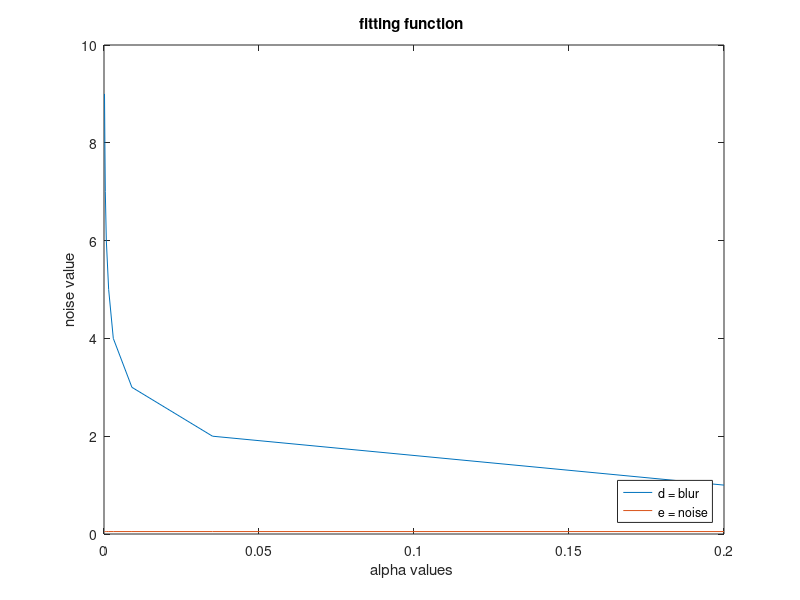

Source code (MATLAB):
c = [0.2  0.035  0.009  0.003  0.0015  0.00075 0.00042  0.00028  0.00016];
d = [1  2  3  4  5  6  7  8  9];
e = [0.05  0.05  0.05  0.05  0.05  0.05  0.05  0.05  0.05];

xlabel('alpha values')
ylabel('blur values')
plot(c,d,c,e)
xlabel('alpha values ')
ylabel('noise value')
title ('fitting function ')
legend({'d = blur','e = noise'},'Location','southeast')
